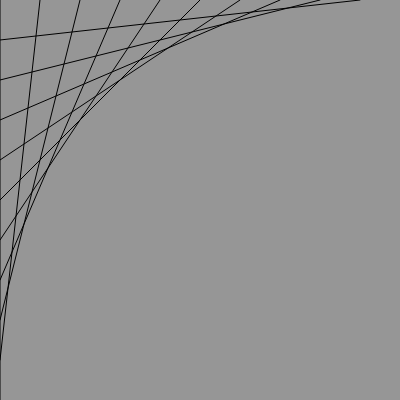
Frame 1 (no input)
Frame 60 (no input): identical to frame 1, image omitted
Frame 120 (the mouse pressed at the canvas centre since frame 60): identical to frame 1, image omitted

The p5.js sketch that drew this single still picture (run headless with seeded random() and noise() and a simulated clock; from frame 60 on, the mouse is pressed at the canvas centre):

// p5.js sketch
// ── sketch.js
function setup() {
    createCanvas(400, 400);
    background(150);

    // hoeveel lijnen er in totaal moeten komen
    let numberOfLines = 10;
    // hoeveel afstand er is tussen de lijnen
    let afstand = 40;

    for(let counter = 0; counter < numberOfLines; counter++) {
        
        let x1 = 0;
        // heigt is 400 en elk lijn gaat daarna omhoog 
        let y1 = height - counter * afstand;

        // x2 gaat telkens van links naar rechts
        let x2 = afstand * counter;
        let y2 = 0;

        line(x1, y1, x2 ,y2);
    }

    
}

function draw() {
    
}
